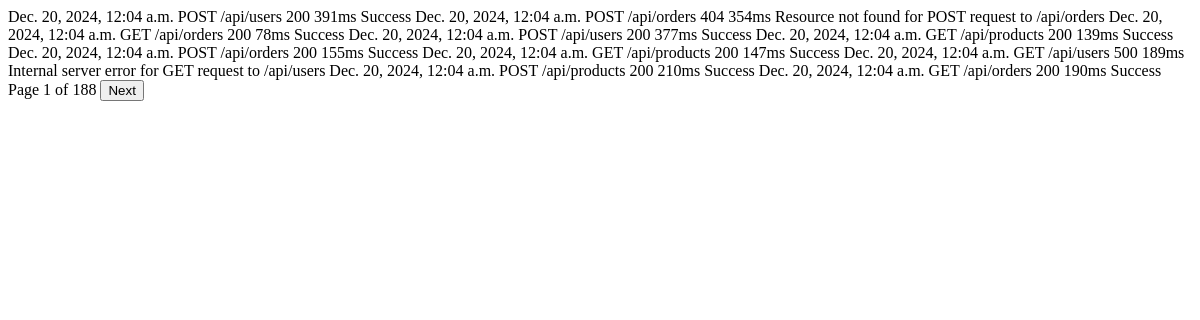
Before: /api/event-rows/ with the older database file.
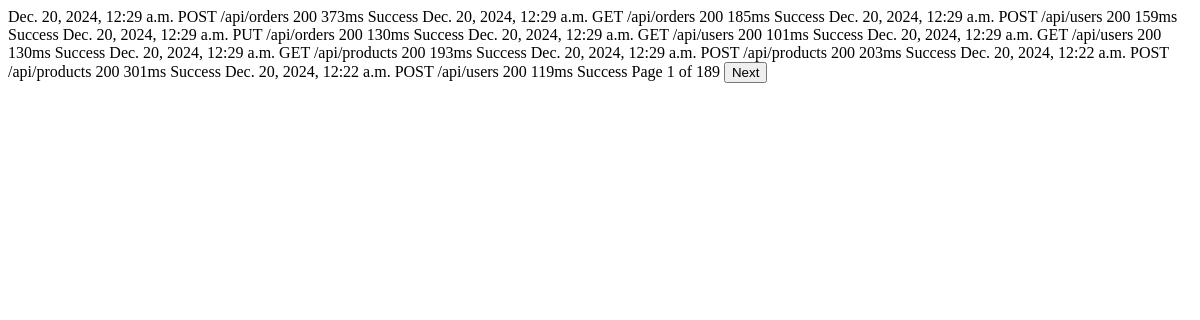
After: the same page with the newer database file.
### events/models.py (models this page shows, shortened)
class Event(models.Model):
    HTTP_METHODS = ["GET", "POST", "PUT", "DELETE"]
    method = models.CharField(
        max_length=10,
        choices=[(m, m) for m in HTTP_METHODS],
        help_text="HTTP method used for the request",
    )
    source = models.CharField(
        max_length=100,
    )
    timestamp = models.DateTimeField(auto_now_add=True)
    duration_ms = models.IntegerField()
    status_code = models.IntegerField()
    request_id = models.UUIDField(
        default=uuid.uuid4, unique=True, help_text="Unique identifier for the request"
    )
    metadata = models.JSONField(default=dict)
    class Meta:
        ordering = ["-timestamp"]
        indexes = [
            models.Index(fields=["-timestamp"]),
            models.Index(fields=["status_code"]),
            models.Index(fields=["method"]),
        ]

### events/views.py (the view)
# urls.py: path('api/event-rows/', views.table_rows, name='table_rows'),
def table_rows(request):
    page_number = request.GET.get("page", 1)
    paginator = Paginator(Event.objects.all().order_by("-timestamp"), 10)
    events = paginator.get_page(page_number)
    return render(request, "dashboard/table/rows.html", {"events": events})

### events/templates/dashboard/table/rows.html (shortened to what this page needs)
{% for event in events %}
<tr>
    <td>{{ event.timestamp }}</td>
    <td>{{ event.method }}</td>
    <td>{{ event.source }}</td>
    <td class="{% if event.status_code >= 400 %}error{% else %}success{% endif %}">
        {{ event.status_code }}
    </td>
    <td>{{ event.duration_ms }}ms</td>
    <td>
        {% if event.status_code >= 400 %}
            {{ event.metadata.error_message }}
        {% else %}
            Success
        {% endif %}
    </td>
</tr>
{% endfor %}
<tr id="pagination-row">
    <td colspan="6" style="text-align: center">
        <span>Page {{ events.number }} of {{ events.paginator.num_pages }}</span>
        {% if events.has_next %}
        <button hx-get="{% url 'table_rows' %}?page={{ events.next_page_number }}"
                hx-target="tbody"
                class="button">
            Next
        </button>
        {% endif %}
    </td>
</tr>

Changed rows visible on the page:
no longer on this page (row unchanged): Event: timestamp "Dec. 20, 2024, 12:04 a.m.", method "POST", source "/api/users", status_code "200", duration_ms "391", shows "Success"
no longer on this page (row unchanged): Event: timestamp "Dec. 20, 2024, 12:04 a.m.", method "POST", source "/api/orders", status_code "404", duration_ms "354", metadata.error_message "Resource not found for POST request to /api/orders"
no longer on this page (row unchanged): Event: timestamp "Dec. 20, 2024, 12:04 a.m.", method "GET", source "/api/orders", status_code "200", duration_ms "78", shows "Success"
no longer on this page (row unchanged): Event: timestamp "Dec. 20, 2024, 12:04 a.m.", method "POST", source "/api/users", status_code "200", duration_ms "377", shows "Success"
no longer on this page (row unchanged): Event: timestamp "Dec. 20, 2024, 12:04 a.m.", method "GET", source "/api/products", status_code "200", duration_ms "139", shows "Success"
no longer on this page (row unchanged): Event: timestamp "Dec. 20, 2024, 12:04 a.m.", method "POST", source "/api/orders", status_code "200", duration_ms "155", shows "Success"
no longer on this page (row unchanged): Event: timestamp "Dec. 20, 2024, 12:04 a.m.", method "GET", source "/api/products", status_code "200", duration_ms "147", shows "Success"
no longer on this page (row unchanged): Event: timestamp "Dec. 20, 2024, 12:04 a.m.", method "GET", source "/api/users", status_code "500", duration_ms "189", metadata.error_message "Internal server error for GET request to /api/users"
no longer on this page (row unchanged): Event: timestamp "Dec. 20, 2024, 12:04 a.m.", method "POST", source "/api/products", status_code "200", duration_ms "210", shows "Success"
no longer on this page (row unchanged): Event: timestamp "Dec. 20, 2024, 12:04 a.m.", method "GET", source "/api/orders", status_code "200", duration_ms "190", shows "Success"
added Event: timestamp "Dec. 20, 2024, 12:29 a.m.", method "POST", source "/api/orders", status_code "200", duration_ms "373", shows "Success"
added Event: timestamp "Dec. 20, 2024, 12:29 a.m.", method "GET", source "/api/orders", status_code "200", duration_ms "185", shows "Success"
added Event: timestamp "Dec. 20, 2024, 12:29 a.m.", method "POST", source "/api/users", status_code "200", duration_ms "159", shows "Success"
added Event: timestamp "Dec. 20, 2024, 12:29 a.m.", method "PUT", source "/api/orders", status_code "200", duration_ms "130", shows "Success"
added Event: timestamp "Dec. 20, 2024, 12:29 a.m.", method "GET", source "/api/users", status_code "200", duration_ms "101", shows "Success"
added Event: timestamp "Dec. 20, 2024, 12:29 a.m.", method "GET", source "/api/users", status_code "200", duration_ms "130", shows "Success"
added Event: timestamp "Dec. 20, 2024, 12:29 a.m.", method "GET", source "/api/products", status_code "200", duration_ms "193", shows "Success"
added Event: timestamp "Dec. 20, 2024, 12:29 a.m.", method "POST", source "/api/products", status_code "200", duration_ms "203", shows "Success"
added Event: timestamp "Dec. 20, 2024, 12:22 a.m.", method "POST", source "/api/products", status_code "200", duration_ms "301", shows "Success"
added Event: timestamp "Dec. 20, 2024, 12:22 a.m.", method "POST", source "/api/users", status_code "200", duration_ms "119", shows "Success"
Other visible differences:
{{ events.paginator.num_pages }}: "188" → "189"
